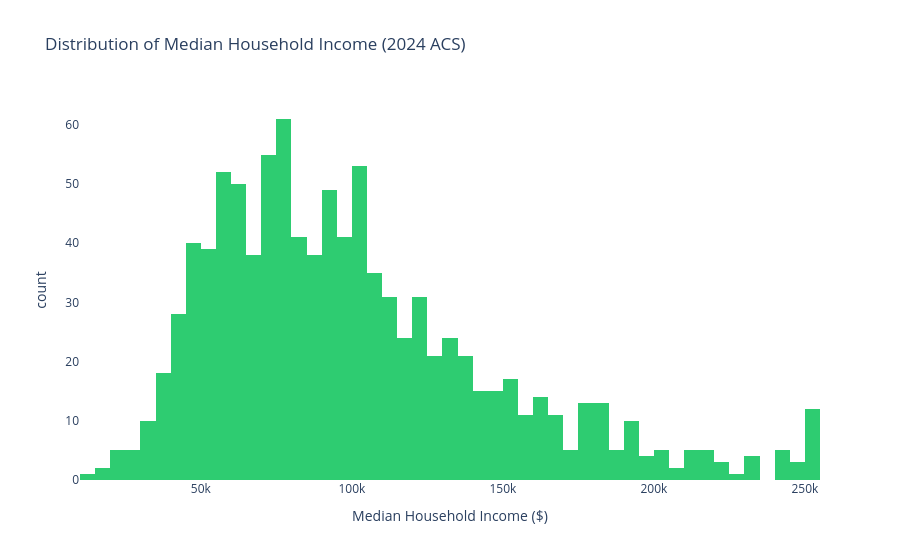

This figure's notebook cell:
### Code cell
fig = px.histogram(
    df[df["data_year"]==2024].dropna(subset=["median_income"]),
    x="median_income", nbins=50,
    title="Distribution of Median Household Income (2024 ACS)",
    labels={"median_income": "Median Household Income ($)"},
    color_discrete_sequence=["#2ecc71"]
)
fig.update_layout(plot_bgcolor="white", paper_bgcolor="white")
fig.show()

### Figure 1 — Plotly figure (JSON) as saved in the notebook; plotly's stock layout.template omitted (floating-point values rounded to 4 significant figures; data arrays with more than 128 entries replaced by an {"elided": "..."} marker saying what was removed)
{"data": [{"bingroup": "x", "hovertemplate": "Median Household Income ($)=%{x}<br>count=%{y}<extra></extra>", "legendgroup": "", "marker": {"color": "#2ecc71", "pattern": {"shape": ""}}, "name": "", "nbinsx": 50, "orientation": "v", "showlegend": false, "type": "histogram", "x": {"elided": "991 float values"}, "xaxis": "x", "yaxis": "y"}], "layout": {"barmode": "relative", "legend": {"tracegroupgap": 0}, "paper_bgcolor": "white", "plot_bgcolor": "white", "title": {"text": "Distribution of Median Household Income (2024 ACS)"}, "xaxis": {"anchor": "y", "domain": [0, 1], "title": {"text": "Median Household Income ($)"}}, "yaxis": {"anchor": "x", "domain": [0, 1], "title": {"text": "count"}}}}
